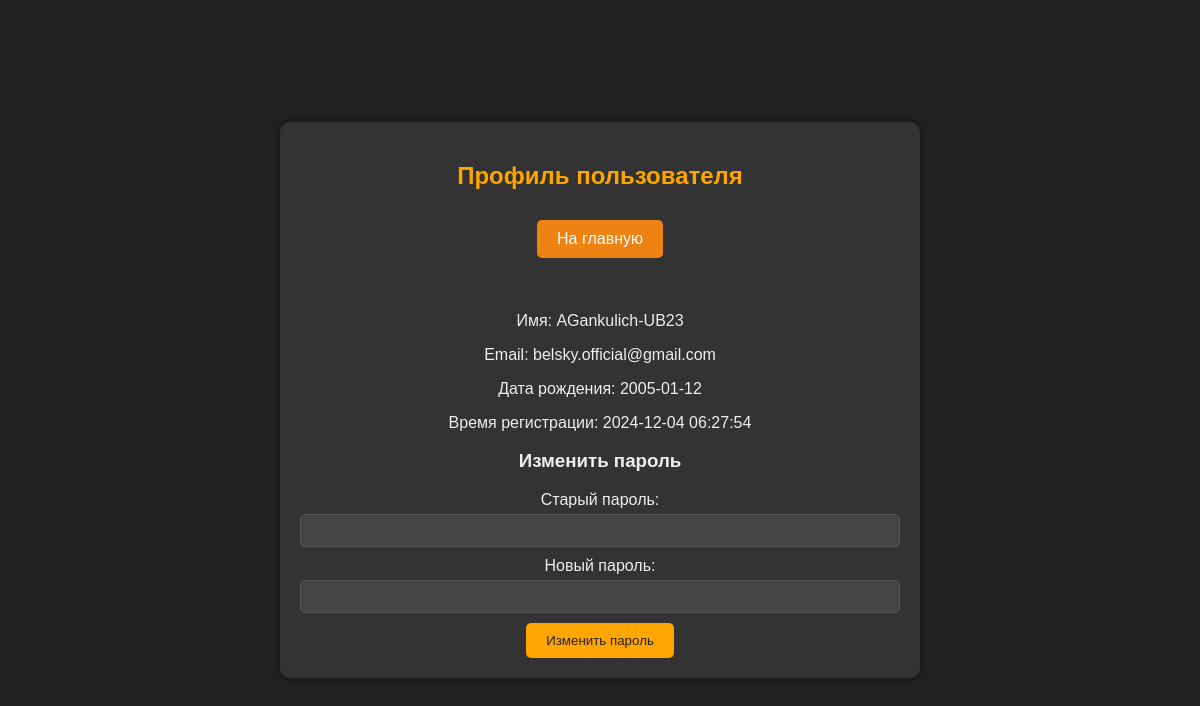
The app's page /profile.php (signed in) with its own data.
### tables this page shows
CREATE TABLE `users` (
  `id` int NOT NULL,
  `username` varchar(50) NOT NULL,
  `password` varchar(255) NOT NULL,
  `email` varchar(100) NOT NULL,
  `role` enum('user','admin') NOT NULL DEFAULT 'user',
  `created_at` timestamp NOT NULL DEFAULT CURRENT_TIMESTAMP,
  `birth_date` date DEFAULT NULL
);

### profile.php (the view, shortened to what this page needs)
<?php
require 'db_connection.php';
$user_id = $_SESSION['user_id'];
$stmt = $pdo->prepare("SELECT * FROM users WHERE id = ?");
$stmt->execute([$user_id]);
$user = $stmt->fetch();
?>
<!DOCTYPE html>
<html lang="ru">
<head>
    <link rel="stylesheet" href="css/profile.css">
</head>
<body>
<div class="container">
    <h2>Профиль пользователя</h2>
    <a href="index.php" class="button">На главную</a> <br><br>
    <p>Имя: <?= htmlspecialchars($user['username']); ?></p>
    <p>Email: <?= htmlspecialchars($user['email']); ?></p>
    <p>Дата рождения: <?= htmlspecialchars($user['birth_date']); ?></p>
    <p>Время регистрации: <?= htmlspecialchars($user['created_at']); ?></p>
    <h3>Изменить пароль</h3>
    <form method="post">
        <label for="old_password">Старый пароль:</label>
        <input type="password" id="old_password" name="old_password" required><br>
        <label for="new_password">Новый пароль:</label>
        <input type="password" id="new_password" name="new_password" required><br>
        <button type="submit">Изменить пароль</button>
    </form>
</div>
</body>
</html>

### css/profile.css (style rules this page uses)
body { background-color: #222; color: #eee; font-family: sans-serif; display: flex; justify-content: center; align-items: center; min-height: 100vh; margin: 0; }
.container { background-color: #333; padding: 20px; border-radius: 10px; text-align: center; box-shadow: 0 0 10px rgba(0, 0, 0, 0.5); width: 80%; max-width: 600px; }
h2 { color: #ffa500; }
p { margin-bottom: 10px; }
label { display: block; margin-bottom: 5px; }
input[type="password"], input[type="text"] { width: 100%; padding: 8px; margin-bottom: 10px; box-sizing: border-box; background-color: #444; color: #eee; border: 1px solid #555; border-radius: 5px; }
button { background-color: #ffa500; color: #222; padding: 10px 20px; border: none; border-radius: 5px; cursor: pointer; }
a.button { display: inline-block; background-color: #EE8313; color: white; padding: 10px 20px; text-decoration: none; border-radius: 5px; margin-top: 10px; margin-bottom: 20px; }

### records on screen
users: username "AGankulich-UB23", email "belsky.official@gmail.com", birth_date "2005-01-12", created_at "2024-12-04 06:27:54"
